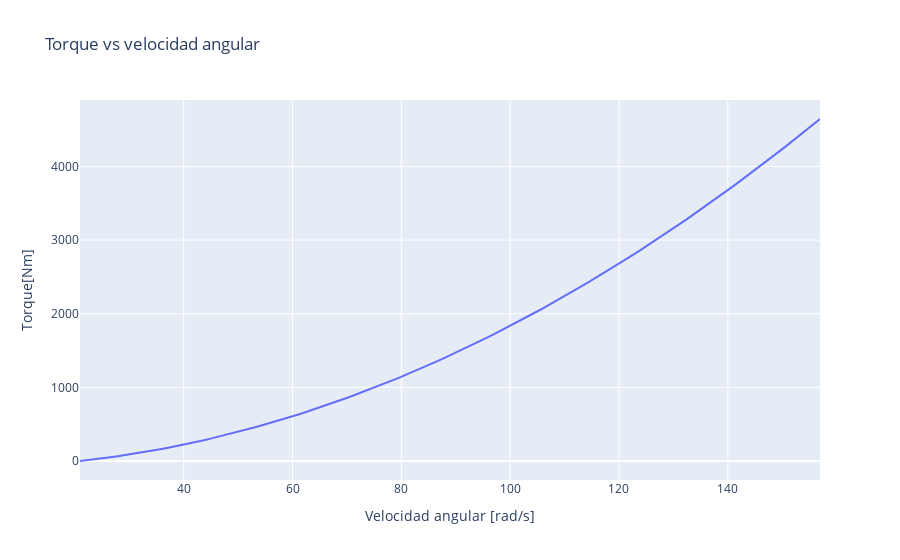

The code cell stored with this chart in its notebook:
### Markdown cell above
Realizando un diagrama de cuerpo libre y un diagrama de aceleraciones, se puede observar que la distancia $r=0,3m$ porque corresponde a la distacia desde el punto $O$ hasta el centro de masa. Por otra parte, la distancia $r_0=0,4m$ corresponde al brazo del torque correspondiente a la fuerza de rozamiento.<br>

Se coloca un sistema de referencia inercial en el centro de la carcasa. Desde una vista superior del sistema, se coloca un eje radial y transversal.<br>

![DCL.jpg](attachment:39bb5f5b-f099-49d3-8dc8-5cf779ff003f.jpg)

Realizando un sumatorio de fuerzas en el eje radial se tiene:<br>
$\sum \vec{F_{e_{r}}}=m\vec{a_{r}}$<br>
$-N-T=m(\ddot{r}-r\dot{\theta}^2)$<br>
Como $\ddot{r}=0$, entonces:<br>
$N+T=mr\dot{\theta}^2$<br><br>
Para el literal a) se considera que $N=0N$ puesto que en el instante cuando $\dot{\theta}=200rev/min=20,94rad/s$ las zapatas recién estarían entrando en contacto con la carcasa. Entonces:<br>
$T=mr\ddot{\theta}^2=\frac{9,8}{9,8}*0,3*20,94^2$<br>
$T=131,55 N$<br><br>
Para el literal b), se puede observar que cuando $0rev/min\leq \dot{\theta}<200rev/min$ no existe torque, puesto que las pastillas no están en contacto con la carcasa. Se realiza la sumatoria de fuerzas en el eje radial para $200rev/min\leq\dot{\theta}\leq1500rev/min$. Entonces<br>
$\sum \vec{F_{e_{r}}}=m\vec{a_{r}}$<br>
$-T-N=m(\ddot{r}-r\dot{\theta}^2)$<br>
$T+N=r\dot{\theta}^2$<br>
$N=r\dot{\theta}^2-T$<br>
$\frac{fre}{\mu_{s}}=r\dot{\theta}^2-T$<br>
$fre=\mu_{s}(r\dot{\theta}^2-T)$<br><br>
Luego, para calcular el torque se aplica:<br>
$\vec{\tau}=\vec{r_{0}}\times\vec{fre}$<br>
$\vec{\tau}=r_{0}\vec{e_{r}}\times fre\vec{e_{\theta}}$<br>
$\vec{\tau}=r_{0}fre\vec{k}$<br>
$\tau=0,4*0,8*(0,3\dot{\theta}^2-131,55)$<br>
$\tau=0,096\dot{\theta}^2-42,096$<br><br>
Pero como sólo se realizó el análisis de una zapata, el torque total sería el doble, así:<br>
$\tau=0,192\dot{\theta}^2-84,192$<br><br>
Donde $\tau$ está en $Nm$ y $\dot{\theta}$ en $rad/s$<br>
Con esta función es posible hallar el torque generado cuando $200rev/min\leq\dot{\theta}\leq1500rev/min$, donde transformando a $rad/s$, se obtiene $20,944rad/s\leq\dot{\theta}\leq157,08rad/s$.<br>
De donde el torque en el intervalo $200rev/min\leq\dot{\theta}\leq1500rev/min$, es decir, en el intervalo de $20,944rad/s\leq\dot{\theta}\leq157,08rad/s$ es:
$0,029\leq\tau\leq4653,24$.<br>
En el intervalo de  $100rev/min\leq\dot{\theta}<200rev/min$ no existe torque, puesto que el contacto entre las zapatas y la carcasa comenzaría cuando $\dot{\theta}=200rev/min$

### Code cell
import numpy as np #importar libreria matematica
import plotly.express as px #herramienta de plot
import plotly.graph_objects as go

R=300/1000 #[m]
Ro=400/1000 #[m]
us=0.8
rpm=200*((2*np.pi)/60) #[rad/s]
m=1
T=m*R*rpm*rpm

#Análisis
th=np.arange(20.944,157.08,1) #creando lista numérica
vth=np.array(th) #transformando a una matriz
vs=2*(Ro*us*R*vth*vth-Ro*us*T)
#Plot
fig=px.line(x=th,y=vs,labels={'x':'Velocidad angular [rad/s]','y':'Torque[Nm]'},title="Torque vs velocidad angular")
fig.show()

### Figure 1 — Plotly figure (JSON) as saved in the notebook; plotly's stock layout.template omitted (floating-point values rounded to 4 significant figures; data arrays with more than 128 entries replaced by an {"elided": "..."} marker saying what was removed)
{"data": [{"hovertemplate": "Velocidad angular [rad/s]=%{x}<br>Torque[Nm]=%{y}<extra></extra>", "legendgroup": "", "line": {"color": "#636efa", "dash": "solid"}, "mode": "lines", "name": "", "orientation": "v", "showlegend": false, "type": "scatter", "x": {"elided": "137 float values"}, "xaxis": "x", "y": {"elided": "137 float values"}, "yaxis": "y"}], "layout": {"autosize": true, "legend": {"tracegroupgap": 0}, "title": {"text": "Torque vs velocidad angular"}, "xaxis": {"anchor": "y", "autorange": true, "domain": [0, 1], "range": [20.94, 156.9], "title": {"text": "Velocidad angular [rad/s]"}, "type": "linear"}, "yaxis": {"anchor": "x", "autorange": true, "domain": [0, 1], "range": [-258.1, 4903.0], "title": {"text": "Torque[Nm]"}, "type": "linear"}}}
